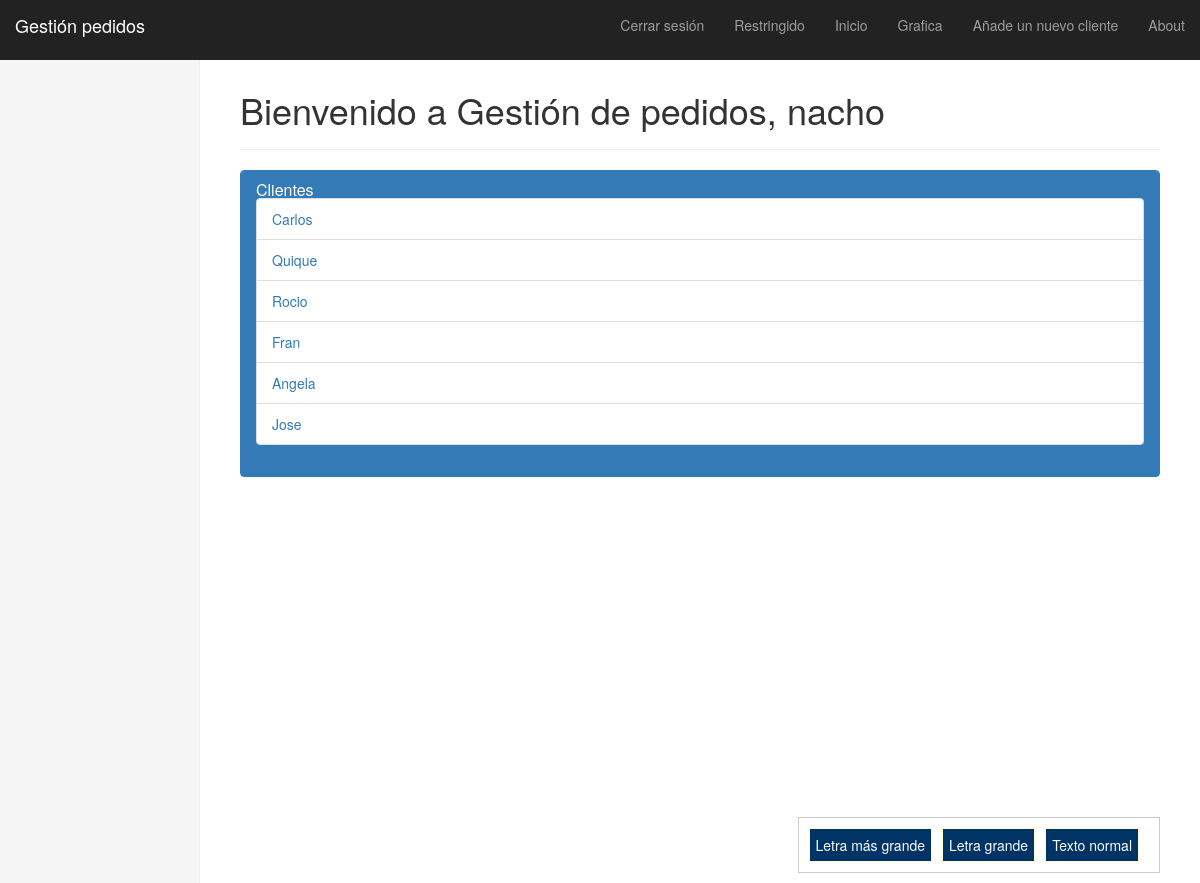
The page /gestionpedidos/ (signed in) on the database its author committed.
### gestionpedidos/models.py (models this page shows, shortened)
class Cliente(models.Model):
    name = models.CharField(max_length=128, unique=True)
    slug = models.SlugField(unique=True)
    direccion = models.CharField(max_length=128)

### gestionpedidos/views.py (the view)
def index(request):
    cliente_list = Cliente.objects.all()
    context_dict = {'clientes': cliente_list}
    return render(request, 'gestionpedidos/index.html', context_dict)

### templates/gestionpedidos/index.html (shortened to what this page needs)
{% extends 'base.html' %}
{% load staticfiles %}
{% block body_block %}
        {% if user.is_authenticated %}
             <div class="page-header">
                <h1>Bienvenido a Gestión de pedidos, {{ user.username }}</h1>
        {% else %}
            <h1>Bienvenido a Gestión de pedidos</h1>
        {% endif %}
            </div>
    <div class="panel panel-primary">
        <div class="panel-heading">
           <h3 class="panel-title">Clientes</h3>
           {% if clientes %}
            <ul class="list-group">
                {% for cliente in clientes %}
                <li class="list-group-item"><a href="/gestionpedidos/cliente/{{ cliente.slug }}">{{ cliente.name }}</a></li>
                {% endfor %}
            </ul>
            {% else %}
                <strong>Ho hay clientes</strong>
            {% endif %}
        </div>
    </div>
    <div id="container" style="height: 300px"></div>
    {% endblock %}

### static/dashboard.css (style rules this page uses)
body { padding-top: 50px; }
.main .page-header { margin-top: 0; }

### rows shown on the page
Cliente: name "Carlos"
Cliente: name "Quique"
Cliente: name "Rocio"
Cliente: name "Fran"
Cliente: name "Angela"
Cliente: name "Jose"

### other values the page prints
{{ user.username }} "nacho"
